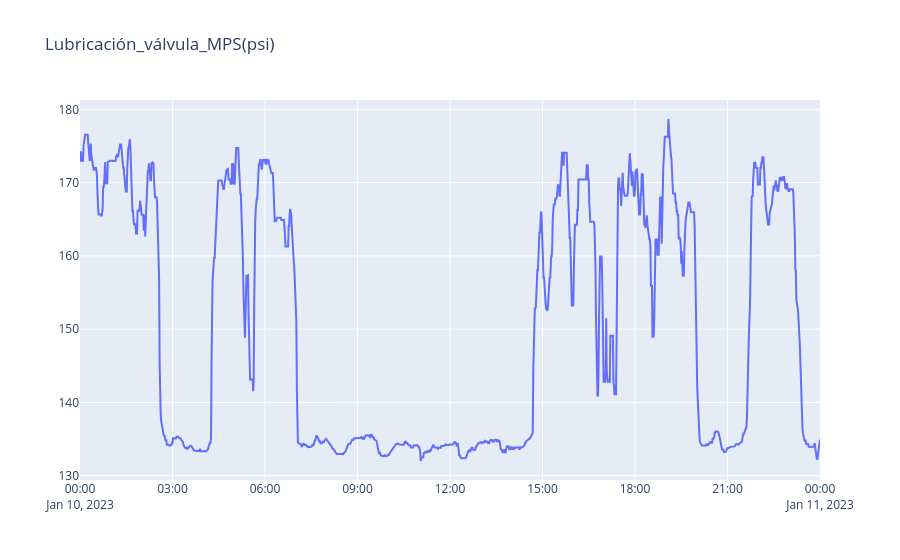

Notebook cell for this chart:
### Code cell
dataframe = df_raw.select_dtypes('number').rolling(window=30, min_periods=1).median()
dataframe['tiempo'] = df_raw['tiempo']
dataframe = dataframe[dataframe['tiempo'].between('2023-01-10 00:00:00', '2023-01-11 00:00:00')]
variable = dataframe.columns[20]
fig = go.Figure()
fig.add_trace(go.Scatter(x=dataframe['tiempo'], 
                         y=dataframe[variable], 
                         mode='lines', 
                         name='normal'))
fig.update_layout(title=f'{variable}')
fig.show()

### Figure 1 — Plotly figure (JSON) as saved in the notebook; plotly's stock layout.template omitted (floating-point values rounded to 4 significant figures; data arrays with more than 128 entries replaced by an {"elided": "..."} marker saying what was removed)
{"data": [{"mode": "lines", "name": "normal", "type": "scatter", "x": {"elided": "1441 str values"}, "y": {"elided": "1441 float values"}}], "layout": {"title": {"text": "Lubricación_válvula_MPS(psi)"}}}
